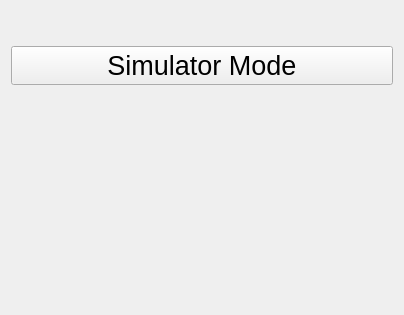
<?xml version="1.0" encoding="UTF-8"?>
<ui version="4.0">
 <class>PageSettings</class>
 <widget class="QWidget" name="PageSettings">
  <property name="geometry">
   <rect>
    <x>0</x>
    <y>0</y>
    <width>404</width>
    <height>315</height>
   </rect>
  </property>
  <property name="font">
   <font>
    <pointsize>20</pointsize>
   </font>
  </property>
  <property name="windowTitle">
   <string>Form</string>
  </property>
  <layout class="QGridLayout" name="gridLayout_2">
   <item row="0" column="0" colspan="2">
    <spacer name="verticalSpacer_3">
     <property name="orientation">
      <enum>Qt::Vertical</enum>
     </property>
     <property name="sizeType">
      <enum>QSizePolicy::Fixed</enum>
     </property>
     <property name="sizeHint" stdset="0">
      <size>
       <width>20</width>
       <height>35</height>
      </size>
     </property>
    </spacer>
   </item>
   <item row="1" column="0" colspan="2">
    <widget class="QPushButton" name="simulatorMode">
     <property name="text">
      <string>Simulator Mode</string>
     </property>
     <property name="checkable">
      <bool>true</bool>
     </property>
    </widget>
   </item>
   <item row="2" column="0" colspan="2">
    <spacer name="verticalSpacer">
     <property name="orientation">
      <enum>Qt::Vertical</enum>
     </property>
     <property name="sizeHint" stdset="0">
      <size>
       <width>20</width>
       <height>40</height>
      </size>
     </property>
    </spacer>
   </item>
  </layout>
 </widget>
 <resources/>
 <connections/>
</ui>
